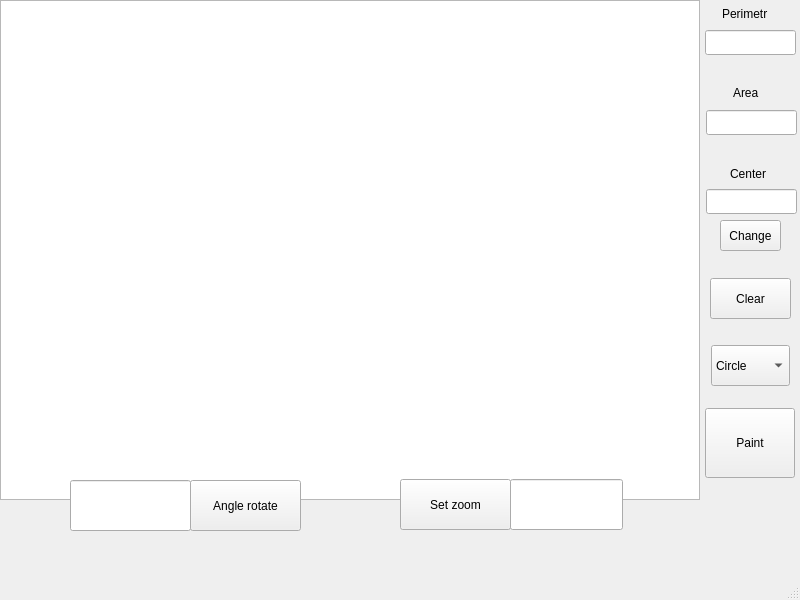
<?xml version="1.0" encoding="UTF-8"?>
<ui version="4.0">
 <class>MainWindow</class>
 <widget class="QMainWindow" name="MainWindow">
  <property name="geometry">
   <rect>
    <x>0</x>
    <y>0</y>
    <width>800</width>
    <height>600</height>
   </rect>
  </property>
  <property name="windowTitle">
   <string>Figure Paint</string>
  </property>
  <widget class="QWidget" name="centralwidget">
   <widget class="QGraphicsView" name="graphicsView">
    <property name="geometry">
     <rect>
      <x>0</x>
      <y>0</y>
      <width>700</width>
      <height>500</height>
     </rect>
    </property>
    <property name="mouseTracking">
     <bool>false</bool>
    </property>
    <property name="tabletTracking">
     <bool>false</bool>
    </property>
    <property name="focusPolicy">
     <enum>Qt::ClickFocus</enum>
    </property>
    <property name="frameShape">
     <enum>QFrame::StyledPanel</enum>
    </property>
    <property name="renderHints">
     <set>QPainter::Antialiasing</set>
    </property>
   </widget>
   <widget class="QPushButton" name="paintButton">
    <property name="geometry">
     <rect>
      <x>705</x>
      <y>408</y>
      <width>90</width>
      <height>70</height>
     </rect>
    </property>
    <property name="focusPolicy">
     <enum>Qt::ClickFocus</enum>
    </property>
    <property name="text">
     <string>Paint</string>
    </property>
   </widget>
   <widget class="QComboBox" name="comboBox">
    <property name="geometry">
     <rect>
      <x>711</x>
      <y>345</y>
      <width>79</width>
      <height>41</height>
     </rect>
    </property>
    <property name="focusPolicy">
     <enum>Qt::ClickFocus</enum>
    </property>
    <item>
     <property name="text">
      <string>Circle</string>
     </property>
    </item>
    <item>
     <property name="text">
      <string>Arbitrary</string>
     </property>
    </item>
   </widget>
   <widget class="QLineEdit" name="PerimetrOutput">
    <property name="geometry">
     <rect>
      <x>705</x>
      <y>30</y>
      <width>91</width>
      <height>25</height>
     </rect>
    </property>
   </widget>
   <widget class="QLineEdit" name="ArreaOutput">
    <property name="geometry">
     <rect>
      <x>706</x>
      <y>110</y>
      <width>91</width>
      <height>25</height>
     </rect>
    </property>
   </widget>
   <widget class="QLineEdit" name="CentreOutput">
    <property name="geometry">
     <rect>
      <x>706</x>
      <y>189</y>
      <width>91</width>
      <height>25</height>
     </rect>
    </property>
   </widget>
   <widget class="QLabel" name="label">
    <property name="geometry">
     <rect>
      <x>733</x>
      <y>83</y>
      <width>40</width>
      <height>20</height>
     </rect>
    </property>
    <property name="text">
     <string>Area</string>
    </property>
   </widget>
   <widget class="QLabel" name="label_2">
    <property name="geometry">
     <rect>
      <x>722</x>
      <y>4</y>
      <width>61</width>
      <height>19</height>
     </rect>
    </property>
    <property name="text">
     <string>Perimetr</string>
    </property>
   </widget>
   <widget class="QLabel" name="label_3">
    <property name="geometry">
     <rect>
      <x>730</x>
      <y>164</y>
      <width>50</width>
      <height>19</height>
     </rect>
    </property>
    <property name="text">
     <string>Center</string>
    </property>
   </widget>
   <widget class="QLineEdit" name="AngleInput">
    <property name="geometry">
     <rect>
      <x>70</x>
      <y>480</y>
      <width>121</width>
      <height>51</height>
     </rect>
    </property>
   </widget>
   <widget class="QLineEdit" name="ZoomInput">
    <property name="geometry">
     <rect>
      <x>510</x>
      <y>479</y>
      <width>113</width>
      <height>51</height>
     </rect>
    </property>
   </widget>
   <widget class="QPushButton" name="AnglePushButton">
    <property name="geometry">
     <rect>
      <x>190</x>
      <y>480</y>
      <width>111</width>
      <height>51</height>
     </rect>
    </property>
    <property name="mouseTracking">
     <bool>false</bool>
    </property>
    <property name="focusPolicy">
     <enum>Qt::ClickFocus</enum>
    </property>
    <property name="text">
     <string>Angle rotate</string>
    </property>
   </widget>
   <widget class="QPushButton" name="ZoomPushButton">
    <property name="geometry">
     <rect>
      <x>400</x>
      <y>479</y>
      <width>111</width>
      <height>51</height>
     </rect>
    </property>
    <property name="focusPolicy">
     <enum>Qt::ClickFocus</enum>
    </property>
    <property name="text">
     <string>Set zoom</string>
    </property>
   </widget>
   <widget class="QPushButton" name="changeCenter">
    <property name="geometry">
     <rect>
      <x>720</x>
      <y>220</y>
      <width>61</width>
      <height>31</height>
     </rect>
    </property>
    <property name="focusPolicy">
     <enum>Qt::ClickFocus</enum>
    </property>
    <property name="text">
     <string>Change</string>
    </property>
   </widget>
   <widget class="QPushButton" name="ClearButton">
    <property name="geometry">
     <rect>
      <x>710</x>
      <y>278</y>
      <width>81</width>
      <height>41</height>
     </rect>
    </property>
    <property name="focusPolicy">
     <enum>Qt::ClickFocus</enum>
    </property>
    <property name="text">
     <string>Clear</string>
    </property>
   </widget>
  </widget>
  <widget class="QMenuBar" name="menubar">
   <property name="geometry">
    <rect>
     <x>0</x>
     <y>0</y>
     <width>800</width>
     <height>31</height>
    </rect>
   </property>
  </widget>
  <widget class="QStatusBar" name="statusbar"/>
 </widget>
 <resources/>
 <connections/>
</ui>
